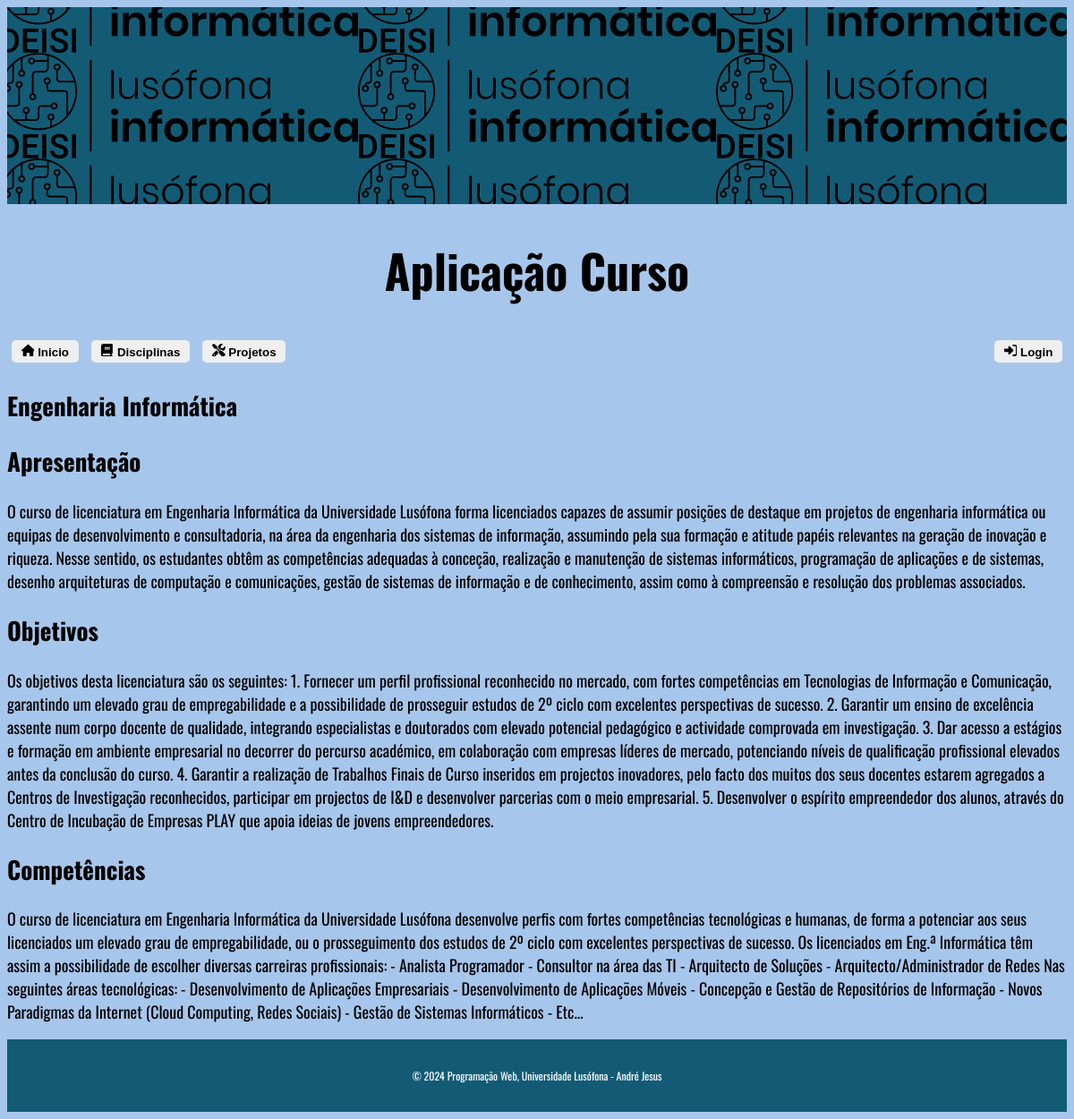
The app's page /appcurso/ with its own data.
### appcurso/models.py (models this page shows, shortened)
class Curso(models.Model):
    nome = models.CharField(max_length=100)
    apresentacao = models.TextField()
    objetivos = models.TextField()
    competencias = models.TextField()
    capa =  models.ImageField(upload_to='curso_capa/', null = True, blank=True)

### appcurso/views.py (the view)
# urls.py: path('', views.curso_view, name='curso'),
def curso_view(request):
    userPerm = request.user.groups.filter(name = 'Editores de Curso').exists() or request.user.is_superuser
    curso = Curso.objects.first()  # Pode ajustar de acordo com sua lógica
    return render(request, 'appcurso/curso.html', {'curso': curso,'userPerm': userPerm})

### appcurso/templates/appcurso/curso.html
{% extends 'appcurso/layout.html' %}
{% block content %}
    <h2>{{ curso.nome }}</h2>
    <h2>Apresentação</h2>
    <p>{{ curso.apresentacao }}</p>
    <h2>Objetivos</h2>
    <p>{{ curso.objetivos }}</p>
    <h2>Competências</h2>
    <p>{{ curso.competencias }}</p>
{% endblock %}

### appcurso/static/appcurso/estilos.css (style rules this page uses)
body { font-family: "Oswald", sans-serif; font-weight: 400; font-style: normal; color: black; font-size: 18px; }

### appcurso/templates/appcurso/layout.html (style rules this page uses)
body { background: #a7c6eb; }

### records on screen
Curso: nome "Engenharia Informática", apresentacao "O curso de licenciatura em Engenharia Informática da Universidade Lusófona forma licenciados capazes de assumir posições de destaque em projetos de engenharia informática ou equipas de desenvolvimento e consultadoria, na área da engenharia dos sistemas de informação, assumindo pela sua formação e atitude papéis relevantes na geração de inovação e riqueza. Nesse sentido, os estudantes obtêm as competências adequadas à conceção, realização e manutenção de sistemas informáticos, programação de aplicações e de sistemas, desenho arquiteturas de computação e comunicações, gestão de sistemas de informação e de conhecimento, assim como à compreensão e resolução dos problemas associados.", objetivos "Os objetivos desta licenciatura são os seguintes: 1. Fornecer um perfil profissional reconhecido no mercado, com fortes competências em Tecnologias de Informação e Comunicação, garantindo um elevado grau de empregabilidade e a possibilidade de prosseguir estudos de 2º ciclo com excelentes perspectivas de sucesso. 2. Garantir um ensino de excelência assente num corpo docente de qualidade, integrando especialistas e doutorados com elevado potencial pedagógico e actividade comprovada em investigação. 3. Dar acesso a estágios e formação em ambiente empresarial no decorrer do percurso académico, em colaboração com empresas líderes de mercado, potenciando níveis de qualificação profissional…", competencias "O curso de licenciatura em Engenharia Informática da Universidade Lusófona desenvolve perfis com fortes competências tecnológicas e humanas, de forma a potenciar aos seus licenciados um elevado grau de empregabilidade, ou o prosseguimento dos estudos de 2º ciclo com excelentes perspectivas de sucesso. Os licenciados em Eng.ª Informática têm assim a possibilidade de escolher diversas carreiras profissionais: - Analista Programador - Consultor na área das TI - Arquitecto de Soluções - Arquitecto/Administrador de Redes Nas seguintes áreas tecnológicas: - Desenvolvimento de Aplicações Empresariais - Desenvolvimento de Aplicações Móveis - Concepção e Gestão de Repositórios de Informação - Novos…"
